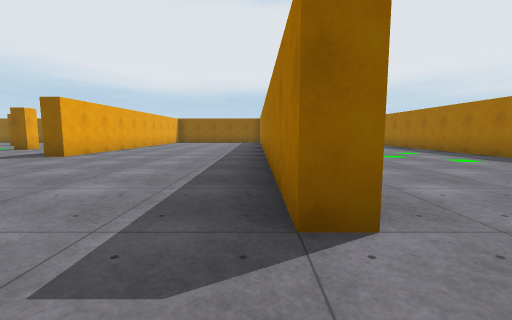
view 1 (above)

19 first-person views from a walk through a 3-D level made in the Unity game engine. The camera is 1.2 m above the floor, tilts 6° down and sees 90° across. The floor is counted in squares, 2 m on a side. Each view is taken from the middle of a square. On the plan, view 1 faces up. The plan holds only what a view shows up to about 9 squares ahead; the rest is blank. The place goes on beyond the plan. The player is left out. Surface patterns are stand-ins for the level's own textures.

view 2
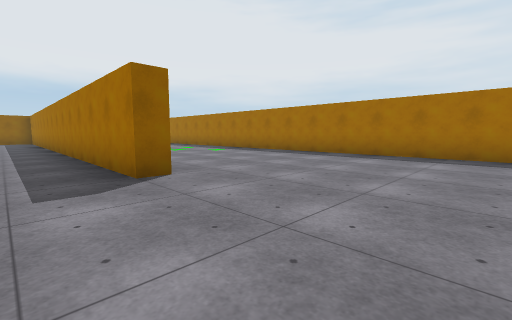

view 3
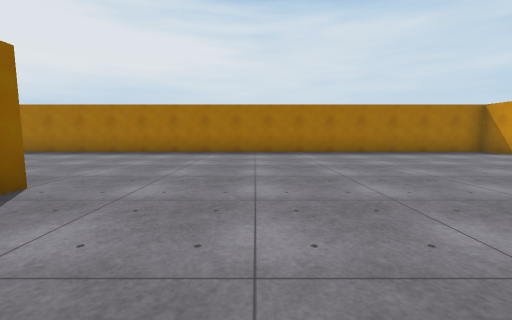

view 4
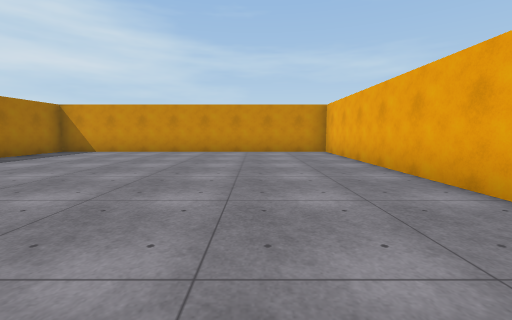

view 5
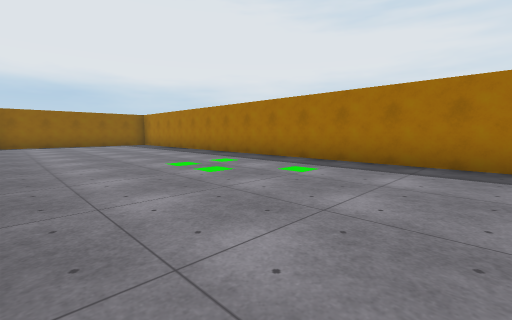

view 6
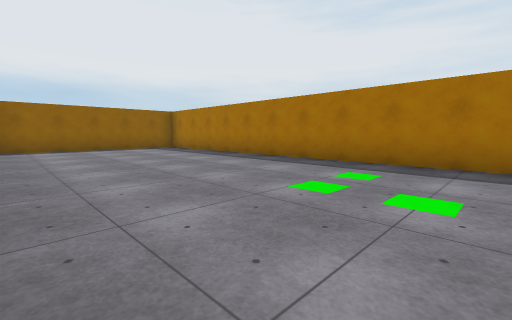

view 7
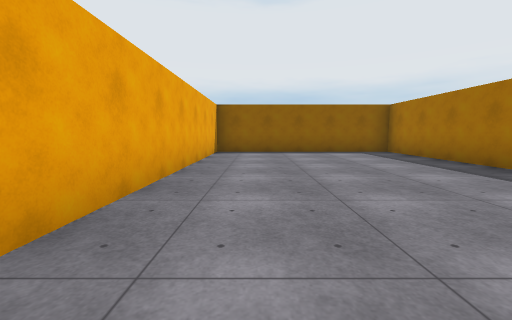

view 8
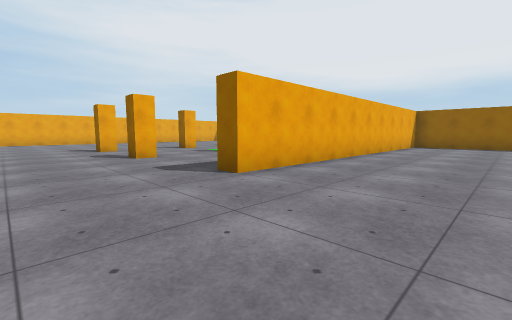

view 9
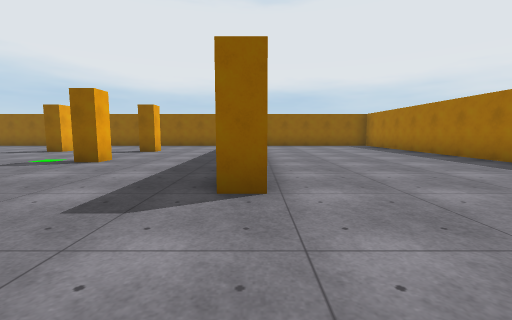

view 10
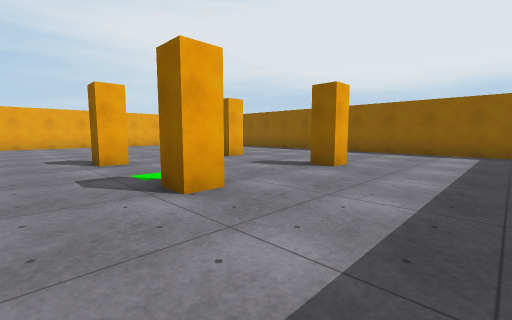

view 11
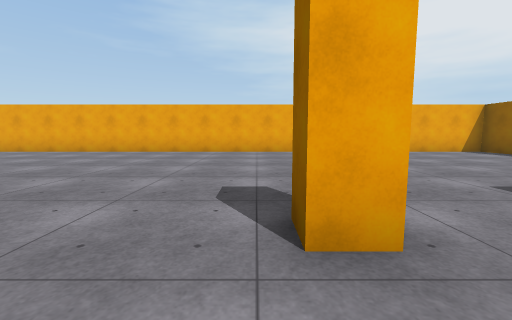

view 12
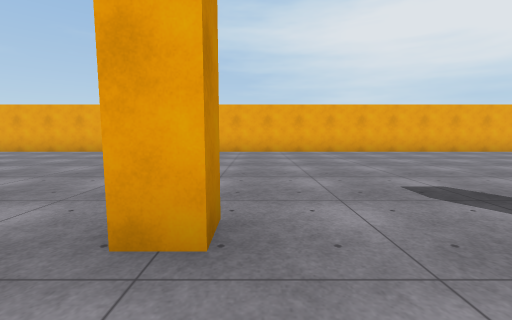

view 13
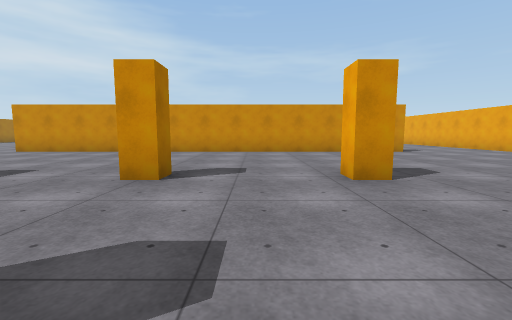

view 14
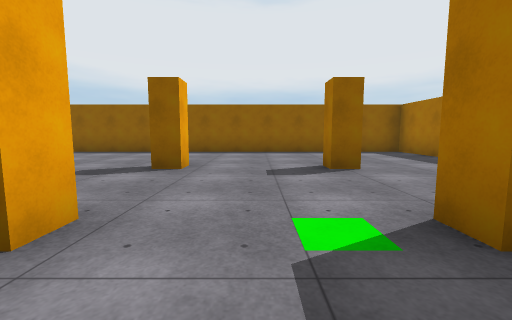

view 15
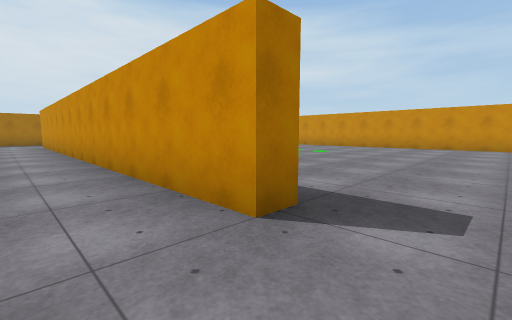

view 16
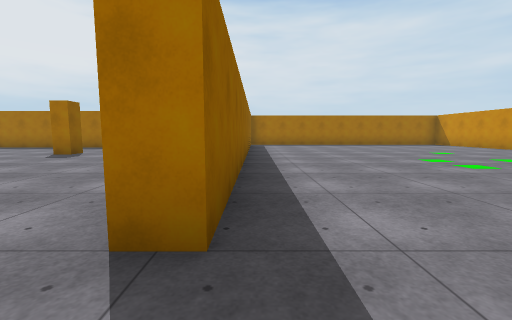

view 17
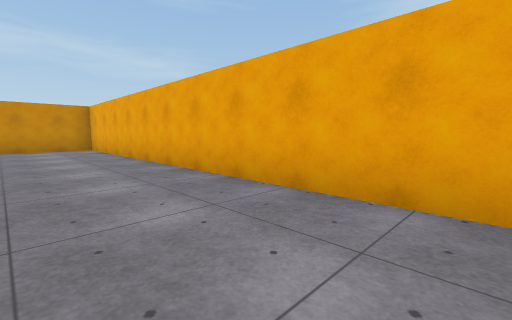

view 18
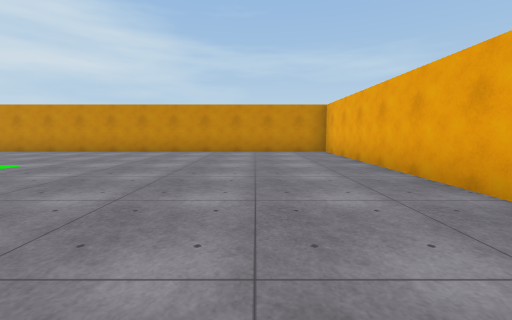

view 19
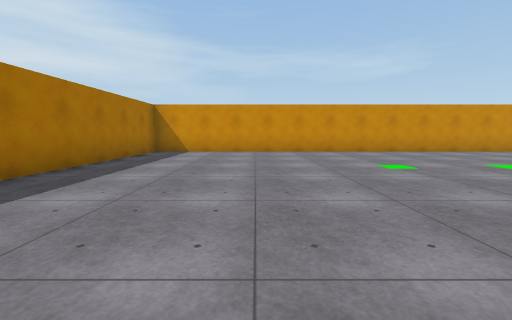

### Floor plan
Points are (right, up) in squares from view 1. A wall is a line through its corners. A room is listed if a view was taken in it or the views show most of it. See-through windows are left out.
Room 1 (views 1, 2, 3, 4, 5, 6, 7)
walls: (0.9, 1.5) (0.3, 1.5); (-2.3, -2.1) (-2.3, -8.2) (6.3, -8.2) (6.3, 16.3) (0.8, 16.3) (0.8, 9.1)
ways out: opening at (-1.5, 2) to room 2
Room 2 (views 8, 9, 10, 11, 12, 13, 14, 15, 16, 17, 18, 19)
walls: (-7.8, 1.2) (-14.8, 1.2) (-14.8, 1.7) (-2.2, 1.7); (0.3, 1.5) (0.3, 13.1); (-4.9, 14) (-4.9, 6.5) (-5.5, 6.5); (-5.4, 14.4) (-5.4, 16.3) (-18.3, 16.3) (-18.3, -8.2) (-2.8, -8.2) (-2.8, -3.1); (-2, 16.3) (-2.6, 16.3)
ways out: opening at (-1.5, 2) to room 1
objects: other object (-12, 6) to (-11, 7); other object (-12, 9) to (-11, 10); other object (-12, 12) to (-11, 13); other object (-9, 6) to (-8, 7); other object (-9, 9) to (-8, 10); other object (-9, 12) to (-8, 13)

Positions as (right, up) in squares from view 1, and headings:
1: (0, 0), facing up
2: (-1, -2), facing up-right
3: (-2, -1), facing right
4: (0, 0), facing down
5: (1, 3), facing up-right
6: (1, 6), facing up-right
7: (2, 8), facing up
8: (-2, 4), facing up-left
9: (-5, 4), facing up
10: (-6, 8), facing up-left
11: (-10, 9), facing left
12: (-10, 7), facing left
13: (-10, 10), facing down
14: (-10, 8), facing up
15: (-16, 3), facing down-right
16: (-16, 1), facing right
17: (-16, 2), facing down-left
18: (-16, 0), facing down
19: (-6, 0), facing down
